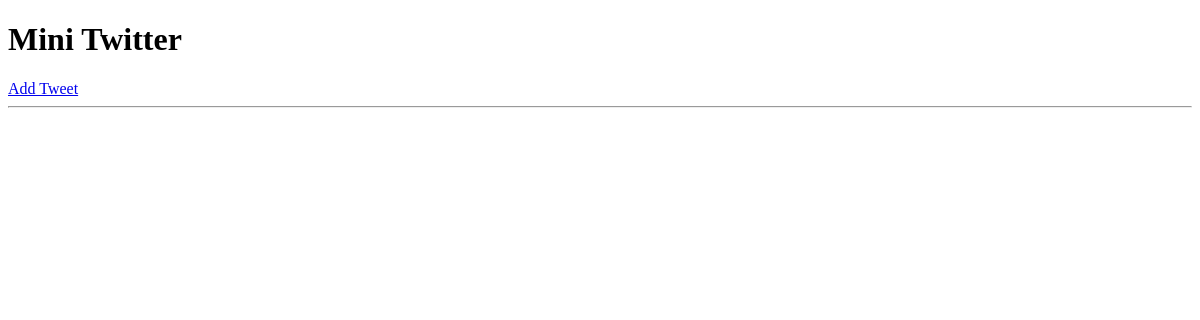
Before: / with the older database file.
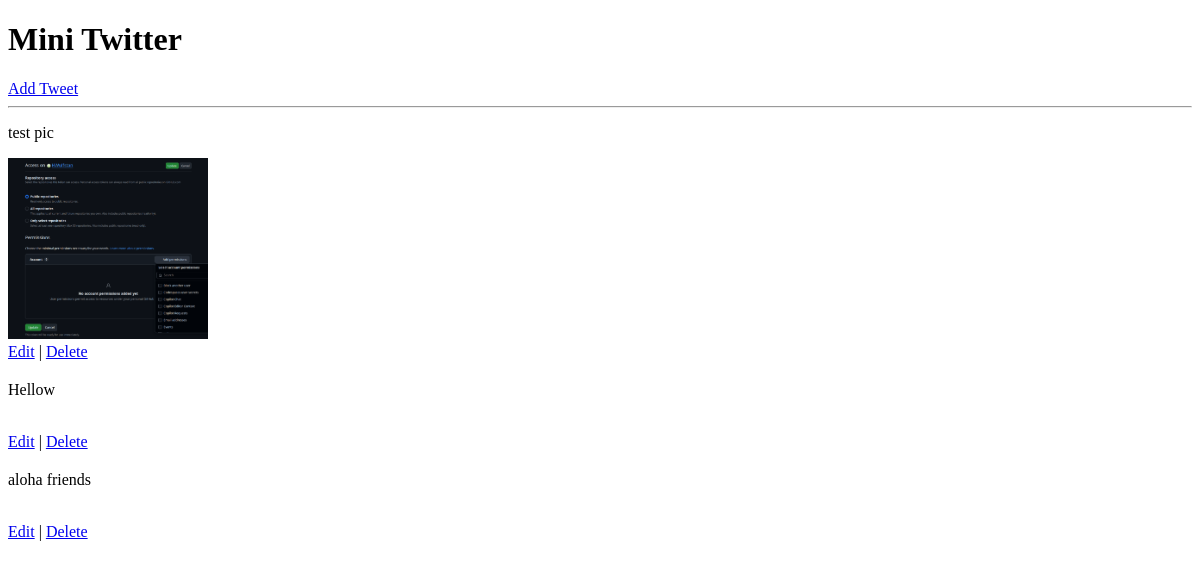
After: the same page with the newer database file.
### tweets/models.py (models this page shows, shortened)
class Tweet(models.Model):
    text = models.CharField(max_length=280)
    image = models.ImageField(upload_to='images/', blank=True, null=True)
    created_at = models.DateTimeField(auto_now_add=True)

### tweets/views.py (the view)
# urls.py: path('', views.tweet_list, name='tweet_list'),
def tweet_list(request):
    tweets = Tweet.objects.all().order_by('-id')
    return render(request, 'tweets/tweet_list.html', {'tweets': tweets})

### tweets/templates/tweets/tweet_list.html (shortened to what this page needs)
<!DOCTYPE html>
<html>
<head>
</head>
<body>
    <h1>Mini Twitter</h1>
    <a href="{% url 'add_tweet' %}">Add Tweet</a>
    <hr>
    {% for tweet in tweets %}
        <div style="margin-bottom: 20px;">
            <p>{{ tweet.text }}</p>
            {% if tweet.image %}
                <img src="{{ tweet.image.url }}" width="200">
            {% endif %}
            <br>
            <a href="{% url 'edit_tweet' tweet.id %}">Edit</a> |
            <a href="{% url 'delete_tweet' tweet.id %}">Delete</a>
        </div>
    {% endfor %}
</body>
</html>

Changed rows visible on the page:
added Tweet: text "test pic", image (picture)
added Tweet: text "Hellow"
added Tweet: text "aloha friends"
